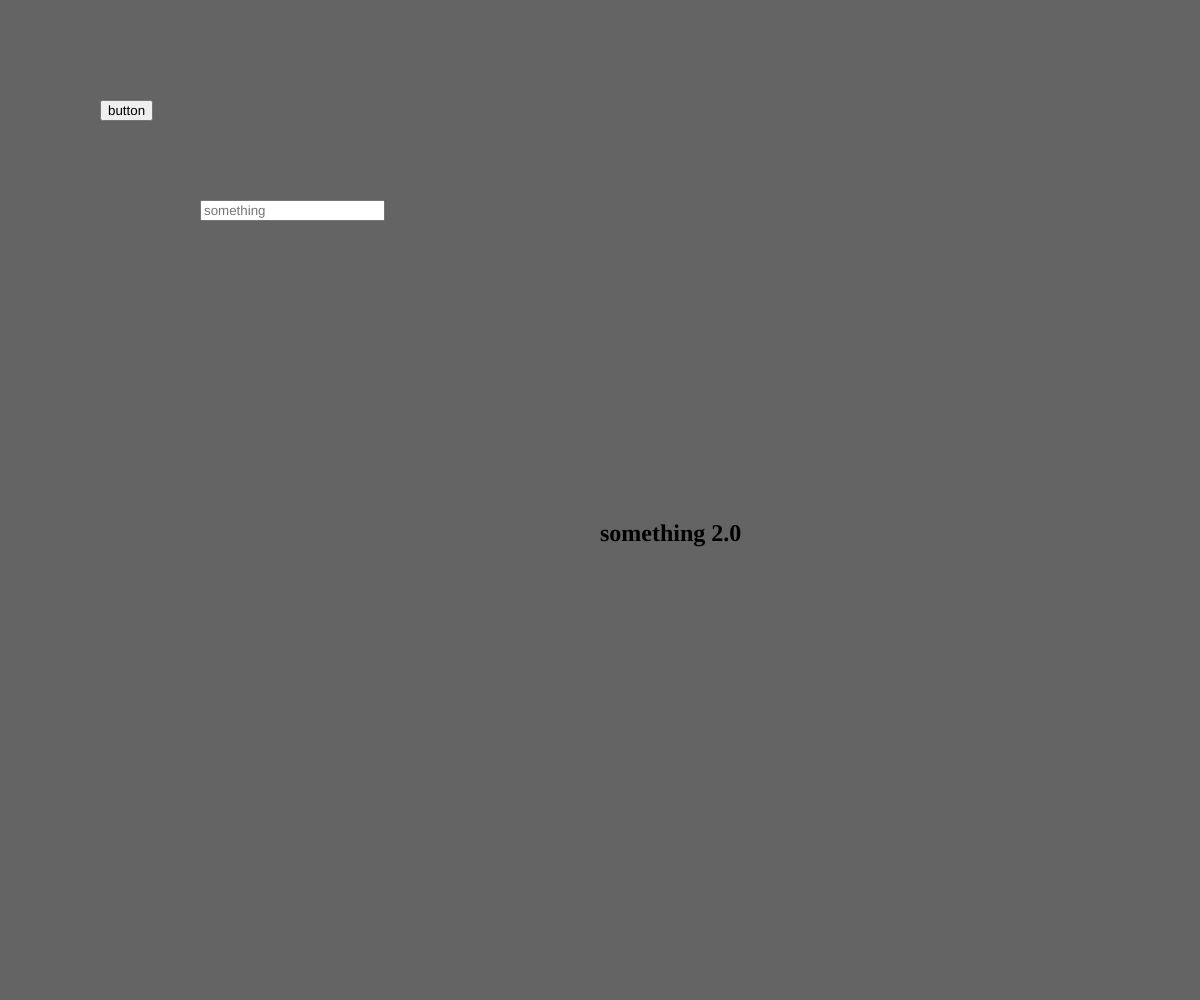
Frame 1 (no input)
Frame 60 (no input): identical to frame 1, image omitted
Frame 120 (the mouse pressed at the canvas centre since frame 60): identical to frame 1, image omitted

The p5.js sketch that drew this single still picture (run headless with seeded random() and noise() and a simulated clock; from frame 60 on, the mouse is pressed at the canvas centre):

// p5.js sketch
// ── sketch.js
var button 
var inp
var heading

function setup(){
  var canvas=createCanvas(window.innerWidth,window.innerHeight);
  button = createButton("button")
  button.position(100,100)

  inp=createInput().attribute("placeholder", "something")
  inp.position(200,200)

  heading=createElement("h2")
  heading.html("something 2.0")
  heading.position(window.innerWidth/2,window.innerHeight/2)

}
function draw()
{
  background(100);
  
}
